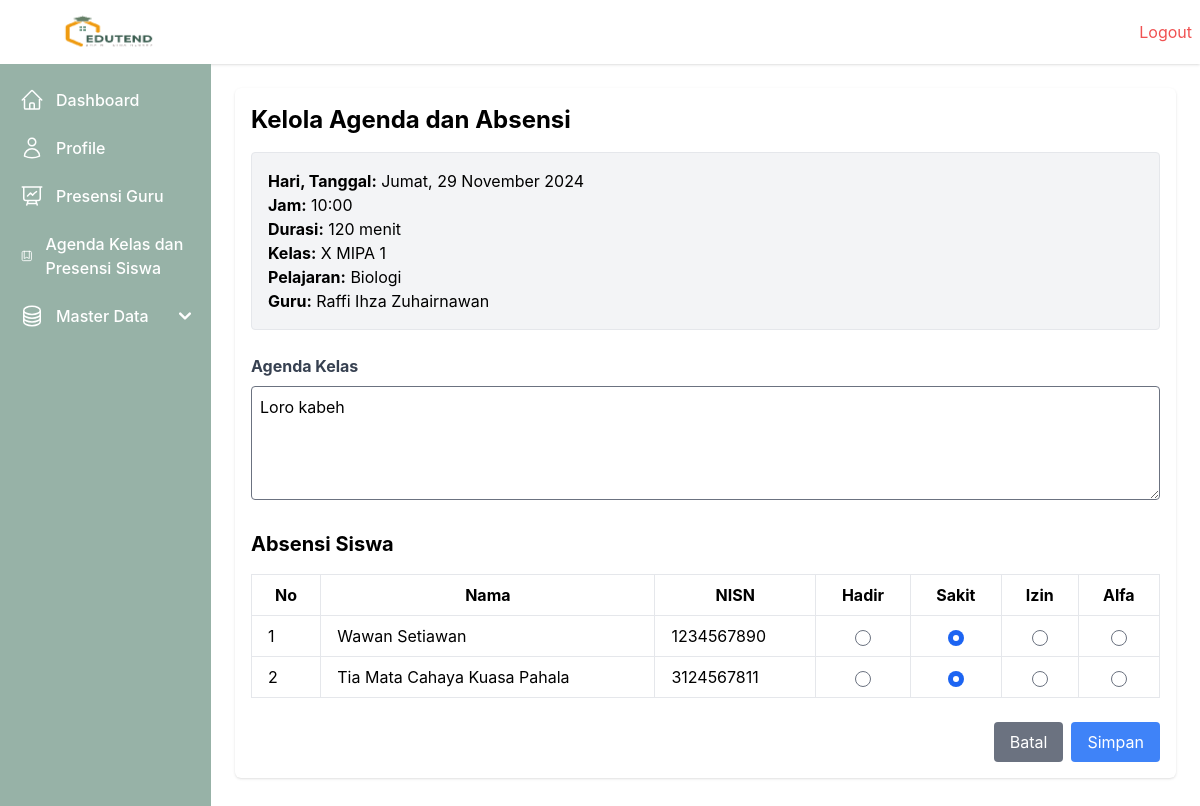
/absensi_siswa/3/2024-11-29/ (signed in), run on an earlier commit of the app's database.
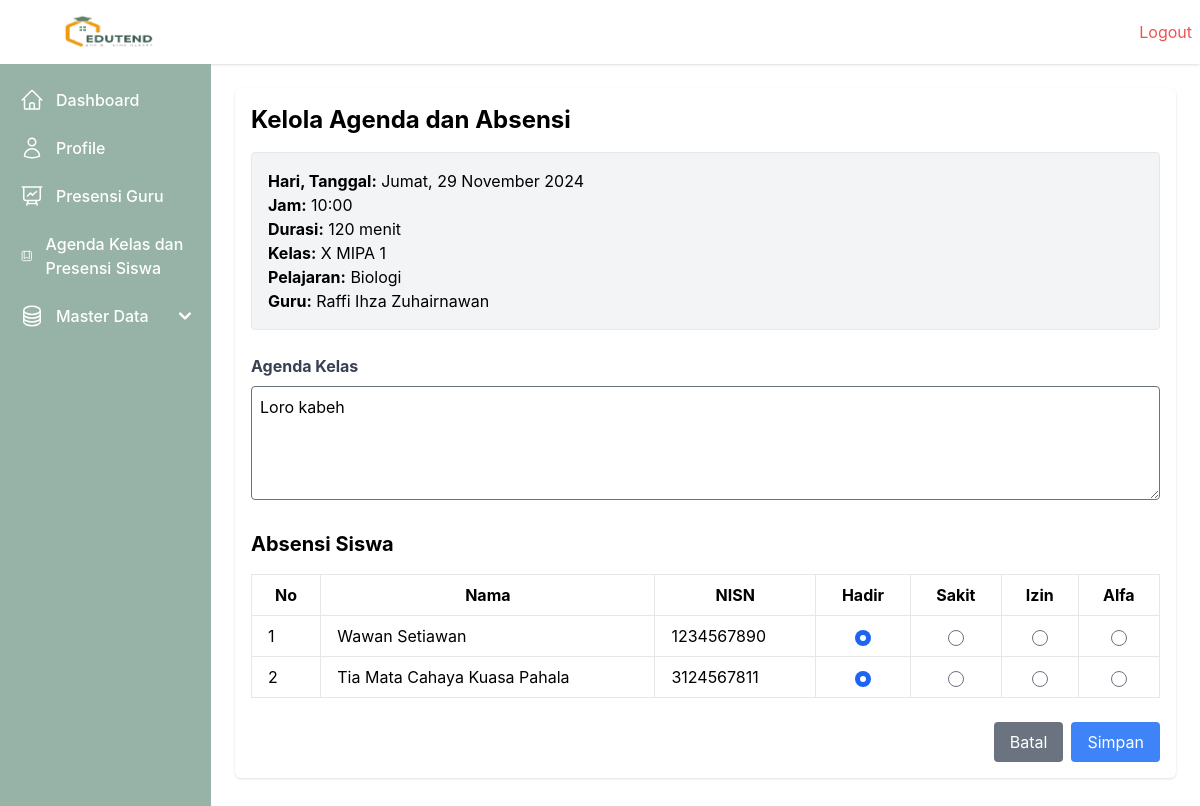
And on a later commit of the database.
### webabsensi/models.py (models this page shows, shortened)
class Student(models.Model):
    GENDER_CHOICES = [
        ('L', 'Laki-laki'),
        ('P', 'Perempuan'),
    ]
    nisn = models.CharField(max_length=20, unique=True)
    id_kelas = models.ForeignKey(Class, on_delete=models.CASCADE)
    nama = models.CharField(max_length=50)
    gender = models.CharField(max_length=1, choices=GENDER_CHOICES)
    created_at = models.DateTimeField(auto_now_add=True)
    updated_at = models.DateTimeField(auto_now=True)

class AttendanceSiswa(models.Model):
    STATUS_CHOICES = [
        ('Hadir', 'Hadir'),
        ('Sakit', 'Sakit'),
        ('Izin', 'Izin'),
        ('Alfa', 'Alfa'),
    ]
    id_siswa = models.ForeignKey(Student, on_delete=models.CASCADE)
    id_agenda = models.ForeignKey(Agenda, on_delete=models.CASCADE)
    status = models.CharField(max_length=10, choices=STATUS_CHOICES)
    created_at = models.DateTimeField(auto_now_add=True)
    updated_at = models.DateTimeField(auto_now=True)

### webabsensi/views.py (the view)
    def wrapper(request, *args, **kwargs):
        user_id = request.session.get('user_id')
        if not user_id:
            messages.error(request, 'Anda harus login terlebih dahulu.')
            return redirect('login')
        return view_func(request, *args, **kwargs)

### webabsensi/views.py (called while the page is built)
def login_required(view_func):
    def wrapper(request, *args, **kwargs):
        user_id = request.session.get('user_id')
        if not user_id:
            messages.error(request, 'Anda harus login terlebih dahulu.')
            return redirect('login')
        return view_func(request, *args, **kwargs)
    return wrapper

### webabsensi/templates/absensi_siswa/kelola_absensi.html (shortened to what this page needs)
{% extends 'base.html' %} {% block content %}
<div class="">
  <h1 class="text-2xl font-bold mb-4">Kelola Agenda dan Absensi</h1>
  <div class="mb-6 p-4 border rounded bg-gray-100">
    <p>
      <strong>Hari, Tanggal:</strong> {{ schedule.hari }}, {{ formatted_tanggal }}
    </p>
    <p><strong>Jam:</strong> {{ schedule.jam_mulai|date:"H:i" }}</p>
    <p><strong>Durasi:</strong> {{ schedule.durasi }} menit</p>
    <p><strong>Kelas:</strong> {{ schedule.id_class.nama_kelas }}</p>
    <p><strong>Pelajaran:</strong> {{ schedule.id_lesson.nama_pelajaran }}</p>
    <p><strong>Guru:</strong> {{ schedule.id_guru.nama }}</p>
  </div>
  <form method="POST" id="attendance-form">
    <div class="mb-6">
      <label for="isi_agenda" class="block text-gray-700 font-bold mb-2"
        >Agenda Kelas</label
      >
      <textarea
        name="isi_agenda"
        id="isi_agenda"
        class="w-full p-2 border rounded"
        rows="4"
        required
      >
{{ agenda.isi_agenda|default_if_none:"" }}</textarea
      >
    </div>
    <h2 class="text-xl font-bold mb-4">Absensi Siswa</h2>
    <table
      id="attendance-table"
      class="table-auto w-full border-collapse border border-gray-300"
    >
      <thead>
        <tr>
          <th class="border px-4 py-2">No</th>
          <th class="border px-4 py-2">Nama</th>
          <th class="border px-4 py-2">NISN</th>
          <th class="border px-4 py-2">Hadir</th>
          <th class="border px-4 py-2">Sakit</th>
          <th class="border px-4 py-2">Izin</th>
          <th class="border px-4 py-2">Alfa</th>
        </tr>
      </thead>
      <tbody>
        {% for student, status in students_with_status %}
        <tr>
          <td class="border px-4 py-2">{{ forloop.counter }}</td>
          <td class="border px-4 py-2">{{ student.nama }}</td>
          <td class="border px-4 py-2">{{ student.nisn }}</td>
          <td class="border px-4 py-2 text-center">
            <input type="radio" name="status_{{ student.id }}" value="Hadir" {% if status == "Hadir" %}checked{% endif %}>
          </td>
          <td class="border px-4 py-2 text-center">
            <input type="radio" name="status_{{ student.id }}" value="Sakit" {% if status == "Sakit" %}checked{% endif %}>
          </td>
          <td class="border px-4 py-2 text-center">
            <input type="radio" name="status_{{ student.id }}" value="Izin" {% if status == "Izin" %}checked{% endif %}>
          </td>
          <td class="border px-4 py-2 text-center">
            <input type="radio" name="status_{{ student.id }}" value="Alfa" {% if status == "Alfa" %}checked{% endif %}>
          </td>
        </tr>
        {% endfor %}
      </tbody>
    </table>
    <div class="flex justify-end mt-6">
      <a
        href="{% url 'manage_absensi_siswa' %}?date={{ tanggal }}"
        class="bg-gray-500 text-white px-4 py-2 rounded mr-2"
        >Batal</a
      >
      <button type="submit" class="bg-blue-500 text-white px-4 py-2 rounded">
        Simpan
      </button>
    </div>
  </form>
</div>
{% endblock %}

What changed in the data, as far as the page shows it:
changed through a linked row, Student "Wawan Setiawan": id "☐" → "☑"; id "☑" → "☐"
changed through a linked row, Student "Tia Mata Cahaya Kuasa Pahala": id "☐" → "☑"; id "☑" → "☐"
